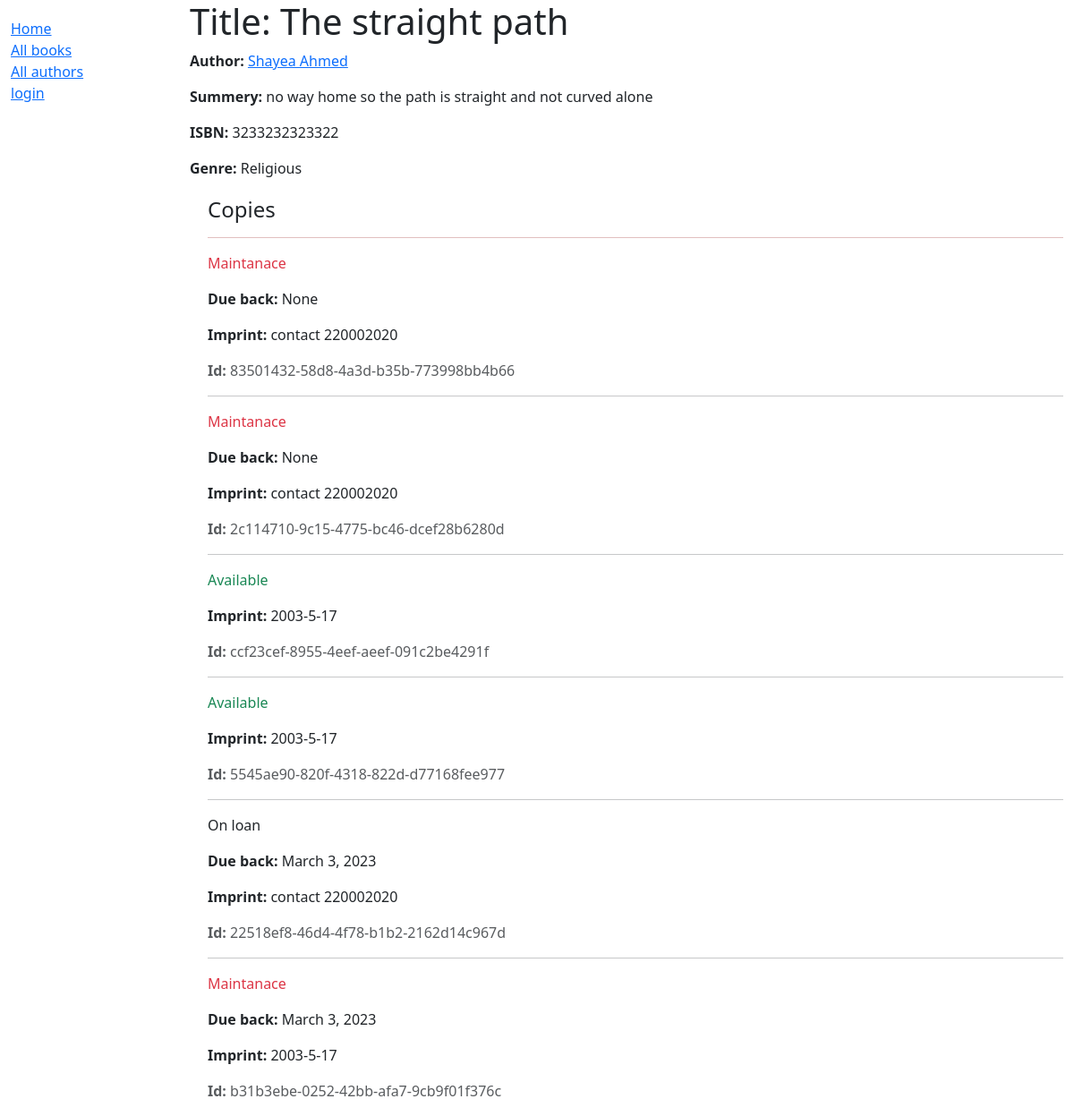
/catalog/book/1, run on the app's committed database.
### catalog/models.py (models this page shows, shortened)
class Book(models.Model):
    title = models.CharField(max_length=200)
    author = models.ForeignKey("Author", on_delete=models.SET_NULL, null=True)
    summery = models.TextField(
        max_length=1000, help_text="Enter a brief description about the book"
    )
    isbn = models.CharField(
        "ISBN",
        max_length=13,
        help_text='ISBN 13 character <a href="https://www.isbn-international.org/content/what-isbn">ISBN number</a>',
    )
    genre = models.ManyToManyField(Genre, help_text="Select genre for this book")
    language = models.ForeignKey("Language", on_delete=models.SET_NULL, null=True)
    def display_genre(self):
        """ create a string representing the first three genre if any"""
        return ", ".join(genre.name for genre in self.genre.all()[:3])
    display_genre.short_description = "Genre"

class Author(models.Model):
    first_name = models.CharField(max_length=100)
    last_name = models.CharField(max_length=100)
    date_of_birth = models.DateField(null=True, blank=True)
    date_of_death = models.DateField("Died", null=True, blank=True)
    class Meta:
        ordering = ["last_name", "first_name"]
    def __str__(self):
        return f"{self.last_name} {self.first_name}"
    def get_absolute_url(self):
        return reverse("author-detail", args=[str(self.id)])

class Genre(models.Model):
    name = models.CharField(
        max_length=200, help_text="Enter book genre (e.g Science Fiction)"
    )
    def __str__(self):
        return self.name

class BookInstance(models.Model):
    id = models.UUIDField(
        primary_key=True, default=uuid.uuid4, help_text="unique id represent each copy"
    )
    book = models.ForeignKey(Book, on_delete=models.RESTRICT, null=True)
    imprint = models.CharField(max_length=200)
    due_back = models.DateField(null=True, blank=True)
    LOAN_STATUS = (
        ("m", "Maintanace"),
        ("o", "On loan"),
        ("a", "Available"),
        ("r", "Reserved"),
    )
    status = models.CharField(
        max_length=1,
        default="m",
        choices=LOAN_STATUS,
        blank=True,
        help_text="book availability",
    )
    class Meta:
        ordering = ["due_back"]

### catalog/views.py (the view)
# urls.py: path("book/<int:pk>", views.BookDetailView.as_view(), name="book-detail"),
class BookDetailView(generic.DetailView):
    model = Book
    paginate_by = 3

### catalog/templates/catalog/book_detail.html (shortened to what this page needs)
{% extends 'catalog/layout.html' %}
{% block content %}
	<h1>Title: {{ book.title }}</h1>
	<p><strong> Author: </strong><a href="{{ book.author.get_absolute_url }}">{{ book.author }}</a></p>
	<p><strong> Summery:  </strong>{{ book.summery }} </p>
	<p><strong> ISBN: </strong> {{ book.isbn }} </p>
	<p><strong> Genre: </strong> {{ book.genre.all|join:", " }} </p>
	<div style="margin-left: 20px; margin-top:20px">
		<h4> Copies </h4>
		<hr style="height: 1.3px; background-color:darkred; border: none;">
		{% for copy in book.bookinstance_set.all %}
			<p class="{% if copy.status == 'a' %}text-success{% elif copy.status == 'm' %}text-danger{% endif %}">
				{{ copy.get_status_display }}
			</p>
			{% if copy.status != 'a' %}
				<p><strong>Due back: </strong>{{ copy.due_back }}</p>
			{% endif %}
			<p><strong>Imprint: </strong>{{ copy.imprint }}</p>
			<p class="text-muted"><strong>Id: </strong>{{ copy.id }} </p>
			{% if not forloop.last %}
				<hr>
			{% endif %}
		{% endfor %}
	</div>
{% endblock %}

### data on the page
Book: author "Shayea Ahmed", summery "no way home so the path is straight and not curved alone", isbn "3233232323322", genre.all "Religious"
BookInstance: status "Maintanace", due_back "None", imprint "contact 220002020", id "83501432-58d8-4a3d-b35b-773998bb4b66"
BookInstance: status "Maintanace", due_back "None", imprint "contact 220002020", id "2c114710-9c15-4775-bc46-dcef28b6280d"
BookInstance: status "Available", imprint "2003-5-17", id "ccf23cef-8955-4eef-aeef-091c2be4291f"
BookInstance: status "Available", imprint "2003-5-17", id "5545ae90-820f-4318-822d-d77168fee977"
BookInstance: status "On loan", due_back "March 3, 2023", imprint "contact 220002020", id "22518ef8-46d4-4f78-b1b2-2162d14c967d"
BookInstance: status "Maintanace", due_back "March 3, 2023", imprint "2003-5-17", id "b31b3ebe-0252-42bb-afa7-9cb9f01f376c"
